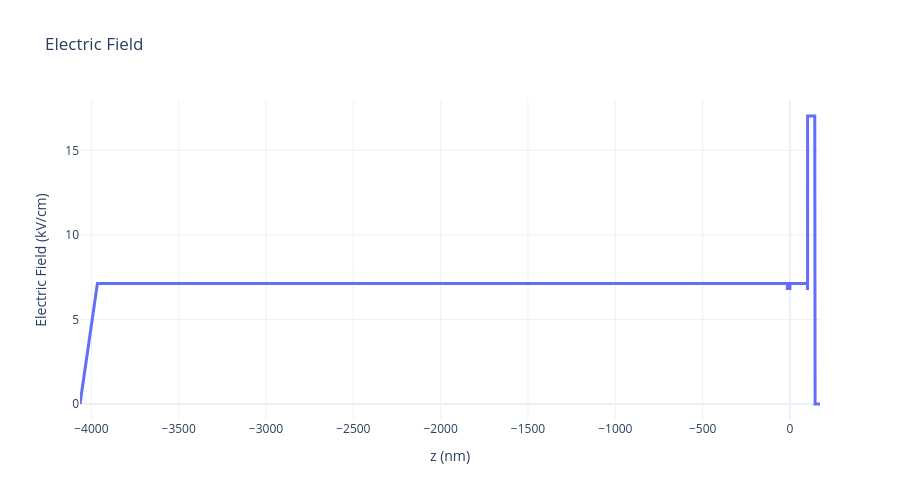

Source (notebook cell):
### Markdown cell above
#### - Electric Field

### Code cell
df_E = pd.read_csv(BIAS0 / "electric_field.dat", delim_whitespace=True)

x = df_E["x[nm]"]
E = df_E["E[kV/cm]"]

fig = go.Figure()

fig.add_trace(
    go.Scatter(
        x=x,
        y=E,
        mode="lines",
        name="Electric field",
        line=dict(width=3)
    )
)

fig.update_layout(
    title="Electric Field",
    xaxis_title="z (nm)",
    yaxis_title="Electric Field (kV/cm)",
    template="plotly_white",
    height=500
)

fig.show()

### Figure 1 — Plotly figure (JSON) as saved in the notebook; plotly's stock layout.template omitted (floating-point values rounded to 4 significant figures; data arrays with more than 128 entries replaced by an {"elided": "..."} marker saying what was removed)
{"data": [{"line": {"width": 3}, "mode": "lines", "name": "Electric field", "type": "scatter", "x": {"elided": "594 float values"}, "y": {"elided": "594 float values"}}], "layout": {"height": 500, "title": {"text": "Electric Field"}, "xaxis": {"title": {"text": "z (nm)"}}, "yaxis": {"title": {"text": "Electric Field (kV/cm)"}}}}
